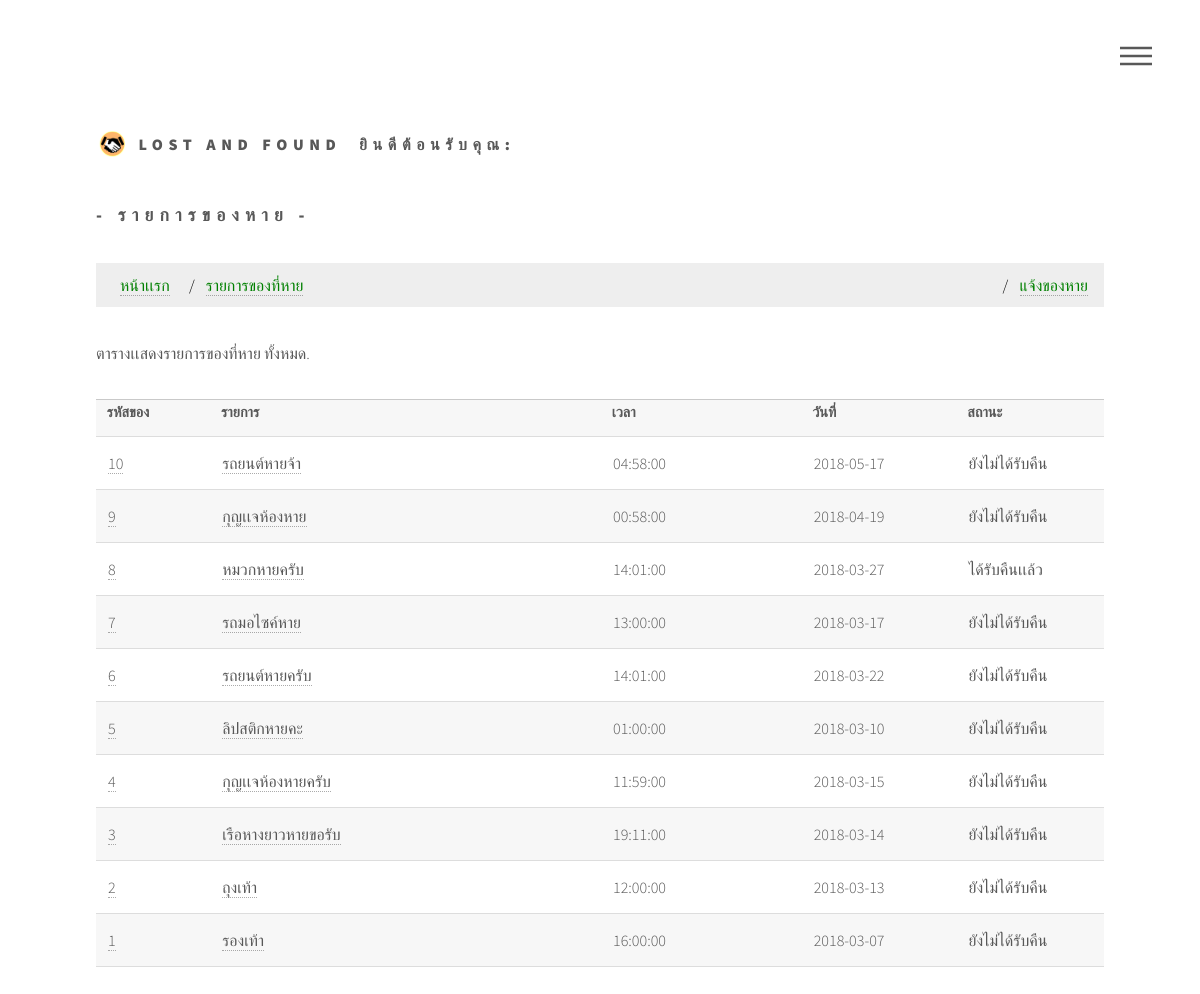
/lost4.php, run on the app's committed database.
### tables this page shows
CREATE TABLE `lostitem` (
  `lost_id` int(5) NOT NULL,
  `name` varchar(30) NOT NULL,
  `fname` varchar(30) NOT NULL,
  `place_id` int(5) NOT NULL,
  `type_id` int(5) NOT NULL,
  `date` date NOT NULL,
  `time` time NOT NULL,
  `description` text NOT NULL,
  `photo` varchar(200) NOT NULL,
  `status` varchar(20) NOT NULL,
  `status1` varchar(20) NOT NULL
);

### lost4.php (the view, shortened to what this page needs)
<?php
    require 'conectfromlost.php';
    $q = "SELECT * FROM lostitem INNER JOIN typeitem ON lostitem.lost_id=typeitem.type_id  INNER JOIN typeplace ON lostitem.lost_id=typeplace.place_id order by lost_id desc";
    $result = mysqli_query($dbcon, $q);
    ?>
<!DOCTYPE HTML>
<html>
	<head>
		<link rel="stylesheet" href="assets/css/main.css" />
	</head>
	<body>
			<div id="wrapper">
					<header id="header">
						<div class="inner">
								<a href="indexwel.php" class="logo">
									<span class="symbol"><img src="images/11.svg" alt="" /></span><span class="title">LOST And FOUND &nbsp;<?php
        echo "ยินดีต้อนรับคุณ: ".$_SESSION ['Fname']
        .$_SESSION ['Lname'] ;?></span> </span>
								</a>
								<nav>
									<ul>
										<li><a href="#menu">Menu</a></li>
									</ul>
								</nav>
						</div>
					</header>
					<div id="main">
						<div class="inner">
<h2>- รายการของหาย -</h2>
<ul class="breadcrumb">
  <li><a href="indexwel.php">หน้าเเรก</a></li>
  <li><a href="Lost4.php">รายการของที่หาย</a></li>
  <li style="float:right"><a href="FromLost1.php">แจ้งของหาย</a></li>
</ul>
							<section>
  <p>ตารางเเสดงรายการของที่หาย  ทั้งหมด.</p>
  <table>
      <tr>
        <th>รหัสของ</th>
        <th>รายการ</th>
        <th>เวลา</th>
        <th>วันที่</th>
        <th>สถานะ</th>
          </tr>
          <?php
               while ($row = mysqli_fetch_array($result, MYSQLI_ASSOC)) {
          ?>
          <tr>
        <td style="width: 10px;"><a href="Lost5.php?lost_id=<?php echo $row['lost_id']; ?>"><?php echo $row['lost_id']; ?></a></td>
        <td style="width: 150px;"><a href="Lost5.php?lost_id=<?php echo $row['lost_id']; ?>"><?php echo $row['name']; ?></a></td>
        <td style="width: 20px;"><?php echo $row ['time']; ?></td>
        <td style="width: 20px;"><?php echo $row ['date']; ?></td>
        <td style="width: 30px;"><?php echo $row ['status']; ?></td>
      </tr>
             <?php
               }
             ?>
                    </table>
                  </div>
</body>
	</body>
</html>

### assets/css/main.css (style rules this page uses)
html, body, div, span, applet, object, iframe, h1, h2, h3, h4, h5, h6, p, blockquote, pre, a, abbr, acronym, address, big, cite, code, del, dfn, em, img, ins, kbd, q, s, samp, small, strike, strong, sub, sup, tt, var, b, u, i, center, dl, dt, dd, ol, ul, li, fieldset, form, label, legend, table, caption, tbody, tfoot, thead, tr, th, td, article, aside, canvas, details, embed, figure, figcaption, footer, header, hgroup, menu, nav, output, ruby, section, summary, time, mark, audio, video { margin: 0; padding: 0; border: 0; font-size: 100%; font: inherit; vertical-align: baseline; }
article, aside, details, figcaption, figure, footer, header, hgroup, menu, nav, section { display: block; }
body { line-height: 1; }
ol, ul { list-style: none; }
table { border-collapse: collapse; border-spacing: 0; }
body { -webkit-text-size-adjust: none; }
*, *:before, *:after { -moz-box-sizing: border-box; -webkit-box-sizing: border-box; box-sizing: border-box; }
body { -ms-overflow-style: scrollbar; }
body { background: #ffffff; }
body, input, select, textarea { color: #585858; font-family: "Source Sans Pro", Helvetica, sans-serif; font-size: 16pt; font-weight: 300; line-height: 1.75; }
@media screen and (max-width: 1680px) { body, input, select, textarea { font-size: 14pt; } }
@media screen and (max-width: 1280px) { body, input, select, textarea { font-size: 12pt; } }
a { -moz-transition: border-bottom-color 0.2s ease, color 0.2s ease; -webkit-transition: border-bottom-color 0.2s ease, color 0.2s ease; -ms-transition: border-bottom-color 0.2s ease, color 0.2s ease; transition: border-bottom-color 0.2s ease, color 0.2s ease; text-decoration: none; color: #585858; border-bottom: dotted 1px rgba(88, 88, 88, 0.5); }
p { margin: 0 0 2em 0; }
h2, h3, h4, h5, h6 { font-weight: 900; line-height: 1.5; margin: 0 0 2em 0; text-transform: uppercase; letter-spacing: 0.35em; }
h2 { font-size: 1.1em; }
ul { list-style: disc; margin: 0 0 2em 0; padding-left: 1em; }
ul li { padding-left: 0.5em; }
table { margin: 0 0 2em 0; width: 100%; }
table tbody tr { border: solid 1px #c9c9c9; border-left: 0; border-right: 0; }
table tbody tr:nth-child(2n + 1) { background-color: rgba(144, 144, 144, 0.075); }
table td { padding: 0.75em 0.75em; }
table th { font-size: 0.9em; font-weight: 900; padding: 0 0.75em 0.75em 0.75em; text-align: left; }
#header { padding: 8em 0 0.1em 0 ; }
#header .logo { display: block; border-bottom: 0; color: inherit; font-weight: 900; letter-spacing: 0.35em; margin: 0 0 2.5em 0; text-decoration: none; text-transform: uppercase; display: inline-block; }
#header .logo > * { display: inline-block; vertical-align: middle; }
#header .logo .symbol { margin-right: 0.65em; }
#header .logo .symbol img { display: block; width: 2em; height: 2em; }
#header nav { position: fixed; right: 2em; top: 2em; z-index: 10000; }
#header nav ul { display: -moz-flex; display: -webkit-flex; display: -ms-flex; display: flex; -moz-align-items: center; -webkit-align-items: center; -ms-align-items: center; align-items: center; list-style: none; margin: 0; padding: 0; }
#header nav ul li { display: block; padding: 0; }
#header nav ul li a { display: block; position: relative; height: 3em; line-height: 3em; padding: 0 1.5em; background-color: rgba(255, 255, 255, 0.5); border-radius: 4px; border: 0; font-size: 0.8em; font-weight: 900; letter-spacing: 0.35em; text-transform: uppercase; }
#header nav ul li a[href="#menu"] { -webkit-tap-highlight-color: transparent; width: 4em; text-indent: 4em; font-size: 1em; overflow: hidden; padding: 0; white-space: nowrap; }
#header nav ul li a[href="#menu"]:before, #header nav ul li a[href="#menu"]:after { -moz-transition: opacity 0.2s ease; -webkit-transition: opacity 0.2s ease; -ms-transition: opacity 0.2s ease; transition: opacity 0.2s ease; content: ''; display: block; position: absolute; top: 0; left: 0; width: 100%; height: 100%; background-position: center; background-repeat: no-repeat; background-size: 2em 2em; }
#header nav ul li a[href="#menu"]:before { opacity: 0; }
#header nav ul li a[href="#menu"]:after { opacity: 1; }
#wrapper { -moz-transition: opacity 0.45s ease; -webkit-transition: opacity 0.45s ease; -ms-transition: opacity 0.45s ease; transition: opacity 0.45s ease; opacity: 1; }
#main { padding: 0em 0 6em 0 ; }
#wrapper > * > .inner { width: 100%; max-width: 68em; margin: 0 auto; padding: 0 2.5em; }

### data on the page
lostitem: lost_id "10", name "รถยนต์หายจ้า", time "04:58:00", date "2018-05-17", status "ยังไม่ได้รับคืน"
lostitem: lost_id "9", name "กุญเเจห้องหาย", time "00:58:00", date "2018-04-19", status "ยังไม่ได้รับคืน"
lostitem: lost_id "8", name "หมวกหายครับ", time "14:01:00", date "2018-03-27", status "ได้รับคืนเเล้ว"
lostitem: lost_id "7", name "รถมอไซค์หาย", time "13:00:00", date "2018-03-17", status "ยังไม่ได้รับคืน"
lostitem: lost_id "6", name "รถยนต์หายครับ", time "14:01:00", date "2018-03-22", status "ยังไม่ได้รับคืน"
lostitem: lost_id "5", name "ลิปสติกหายคะ", time "01:00:00", date "2018-03-10", status "ยังไม่ได้รับคืน"
lostitem: lost_id "4", name "กุญเเจห้องหายครับ", time "11:59:00", date "2018-03-15", status "ยังไม่ได้รับคืน"
lostitem: lost_id "3", name "เรือหางยาวหายขอรับ", time "19:11:00", date "2018-03-14", status "ยังไม่ได้รับคืน"
lostitem: lost_id "2", name "ถุงเท้า", time "12:00:00", date "2018-03-13", status "ยังไม่ได้รับคืน"
lostitem: lost_id "1", name "รองเท้า", time "16:00:00", date "2018-03-07", status "ยังไม่ได้รับคืน"
